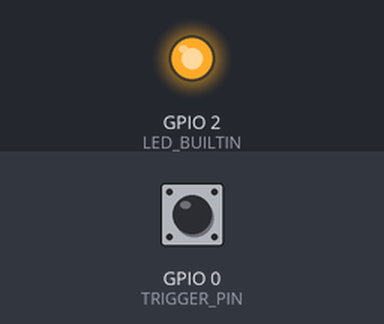
A program run on a simulated ESP8266 (Wemos D1 mini). Parts: output pins drawn as LEDs (lit = HIGH, except the on-board LED, lit = LOW). The test bench sets the inputs (shaded band); at power-on: GPIO 0 (TRIGGER_PIN) HIGH. WiFi joins after 1.5 s; servers stay silent unless stated; storage starts empty; what the program prints to the serial monitor is not drawn.

Above: at 0.1 s.
At 1.6 s:
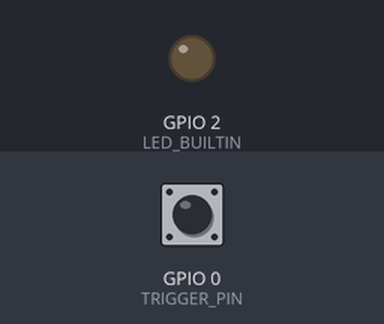
Timing chart, 0 to 3.1 s (numbered marks = the images above):
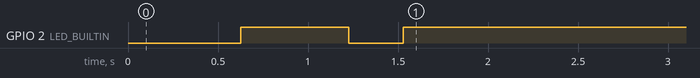

The program:

main.cpp
```cpp
#include <Arduino.h>
#include <ESP8266WiFi.h>
#include <FS.h>
#include <ArduinoOTA.h>

#include <DNSServer.h>        //Local DNS Server used for redirecting all requests to the configuration portal
#include <ESP8266WebServer.h> //Local WebServer used to serve the configuration portal
#include <WiFiManager.h>      //https://github.com/tzapu/WiFiManager WiFi Configuration Magic

//for LED status
#include <Ticker.h>
Ticker ticker;

#include "Config.h"
#include "Ota.h"

#define TRIGGER_PIN 0

// D1 Mini
// Pin Definition                    // comments on Pin Usage:
//#define LED_RED_PIN     16         // D0/GPIO16 the red LED on the NodeMCU 1.0 - wakeup from deepsleep
                                     // D1/GPIO05                  i.e. I2C SCL
                                     // D2/GPIO04 - wakeup high! - i.e. I2C SDA
                                     // D3/GPIO0 - Flash Button
//#define LED_BLUE_PIN    D4         // D4/GPIO2 the blue LED on the ESP-12e - is also Serial1 - could be used for Debug/Serial1.print
                                     // D5/GPIO14 - HSCLK -
                                     // D6/GPIO12 - HMISO -
                                     // D7/GPIO13 - HMOSI -
                                     // D8/GPIO15 - HCS - wakeup low - darf daher nicht mit SS vom PN532 belegt werden! WS2811 geht am ESP: D1 D2 D4 D8 10. Bei D4 leuchtet die blaue LED am ESP permanent // geht nicht am ESP: D0
//serial                             // D9/GPIO03 - RX
//serial                             // D10/GPIO01 - TX
                                     // GPIO09 - macht nur Probleme
                                     // GPIO10 - für out ok


////////////////////////////////////////////////////////////////////////

static bool shouldSaveConfig = false;

void tick()
{
  //toggle state
  int state = digitalRead(LED_BUILTIN); // get the current state of GPIO1 pin
  digitalWrite(LED_BUILTIN, !state);    // set pin to the opposite state
}

void configModeCallback(WiFiManager *myWiFiManager)
{
  Serial.println("Entered config mode");
  Serial.println(WiFi.softAPIP());
  Serial.println(myWiFiManager->getConfigPortalSSID());
}

//callback notifying us of the need to save config
void saveConfigCallback()
{
  Serial.println("Should save config");
  shouldSaveConfig = true;
}

void connectToWifi(WiFiManager &wifiManager, bool autoConnect)
{
  //set led pin as output
  pinMode(LED_BUILTIN, OUTPUT);
  // start ticker with 0.5 because we start in AP mode and try to connect
  ticker.attach(0.6, tick);


  // wifiManager.resetSettings();
  wifiManager.setAPCallback(configModeCallback);
  wifiManager.setSaveConfigCallback(saveConfigCallback);

  // The extra parameters to be configured (can be either global or just in the setup)
  // After connecting, parameter.getValue() will get you the configured value
  // id/name placeholder/prompt default length
  WiFiManagerParameter custom_mqtt_name("name", "mqtt name", String(config.mqttClientName).c_str(), 20);
  WiFiManagerParameter custom_mqtt_server("server", "mqtt server", config.mqttServer.c_str(), 40);
  WiFiManagerParameter custom_mqtt_port("port", "mqtt port", String(config.mqttPort).c_str(), 6);

  //add all your parameters here
  wifiManager.addParameter(&custom_mqtt_server);
  wifiManager.addParameter(&custom_mqtt_port);
  wifiManager.addParameter(&custom_mqtt_name);

  shouldSaveConfig = false;

  if (autoConnect)
  {
    wifiManager.autoConnect();
  }
  else
  {
    wifiManager.startConfigPortal();
  }

  //read updated parameters
  config.mqttServer = custom_mqtt_server.getValue();
  config.mqttClientName = custom_mqtt_name.getValue();
  config.mqttPort = atoi(custom_mqtt_port.getValue());

  //save the custom parameters to FS
  if (shouldSaveConfig)
  {
    saveConfig();
  }

  ticker.detach();
  digitalWrite(LED_BUILTIN, HIGH);
}

////////////////////////////////////////////////////////////////////////

#define PROJECT_NAME "Wifi Base"

void setup()
{

  // put your setup code here, to run once:
  Serial.begin(115200);

  Serial.println("\n Starting");
  Serial.println(PROJECT_NAME);

  //read configuration from FS json
  Serial.println("mounting FS...");

  if (!SPIFFS.begin())
  {
    Serial.println("Failed to mount file system");
    return;
  }

  if (!loadConfig())
  {
    Serial.println("Failed to load config");
  }
  else
  {
    Serial.println("Config loaded");
  }

  WiFiManager wifiManager;
  wifiManager.setDebugOutput(true);

  connectToWifi(wifiManager, true);

  setupOTA();
  delay(10);

  pinMode(TRIGGER_PIN, INPUT);
}

void loop()
{

  loopOTA();

  // is configuration portal requested?
  if (digitalRead(TRIGGER_PIN) == LOW)
  {
    //WiFiManager
    //Local intialization. Once its business is done, there is no need to keep it around
    WiFiManager wifiManager;
    wifiManager.setConfigPortalTimeout(120);
    connectToWifi(wifiManager, false);
  }

  delay(1);
}
```

Ota.cpp
```cpp
#include <Arduino.h>
#include <ArduinoOTA.h>
#include "FS.h"

void setupOTA()
{
    ArduinoOTA.onStart([]() {
        String type;
        if (ArduinoOTA.getCommand() == U_FLASH)
        {
            type = "sketch";
        }
        else // U_SPIFFS
        {
            type = "filesystem";
        }

        // NOTE: if updating SPIFFS this would be the place to unmount SPIFFS using SPIFFS.end()
        SPIFFS.end();
        Serial.println("Start updating " + type);
    });
    ArduinoOTA.onEnd([]() {
        Serial.println("\nEnd");
    });
    ArduinoOTA.onProgress([](unsigned int progress, unsigned int total) {
        Serial.printf("Progress: %u%%\r", (progress / (total / 100)));
    });
    ArduinoOTA.onError([](ota_error_t error) {
        Serial.printf("Error[%u]: ", error);
        if (error == OTA_AUTH_ERROR)
        {
            Serial.println("Auth Failed");
        }
        else if (error == OTA_BEGIN_ERROR)
        {
            Serial.println("Begin Failed");
        }
        else if (error == OTA_CONNECT_ERROR)
        {
            Serial.println("Connect Failed");
        }
        else if (error == OTA_RECEIVE_ERROR)
        {
            Serial.println("Receive Failed");
        }
        else if (error == OTA_END_ERROR)
        {
            Serial.println("End Failed");
        }
    });
    ArduinoOTA.begin();
}

void loopOTA()
{
    ArduinoOTA.handle();
}
```

Ota.h
```cpp
#pragma once

extern void setupOTA();
extern void loopOTA();
```

Config.cpp
```cpp
#include <ArduinoJson.h>
#include "FS.h"
//#include "SPIFFS.h"
#include "Config.h"

Config config;

bool loadConfig()
{
  // start with a sane default
  config.mqttClientName = "ESP" + String(ESP.getChipId());

  File configFile = SPIFFS.open("/config.json", "r");
  if (!configFile)
  {
    Serial.println("Failed to open config file");
    return false;
  }

  DynamicJsonDocument jsonDoc(1024);

  auto error = deserializeJson(jsonDoc, configFile);
  if (error)
  {
    Serial.print(F("deserializeJson() failed with code "));
    Serial.println(error.c_str());
    return false;
  }

  config.mqttServer = String((const char *)jsonDoc["mqttServer"]);
  config.mqttClientName = String((const char *)jsonDoc["mqttClientName"]);
  config.mqttPort = jsonDoc["mqttPort"];

  Serial.print("Loaded serverName: ");
  Serial.println(config.mqttServer);
  Serial.print("Loaded clientName: ");
  Serial.println(config.mqttClientName);

  return true;
}

bool saveConfig()
{

  File configFile = SPIFFS.open("/config.json", "w");
  if (!configFile)
  {
    Serial.println("Failed to open config file for writing");
    return false;
  }

  DynamicJsonDocument doc(1024);

  doc["mqttServer"] = config.mqttServer;
  doc["mqttPort"] = config.mqttPort;
  doc["mqttClientName"] = config.mqttClientName;

  // Serialize JSON to file
  if (serializeJson(doc, configFile) == 0)
  {
    Serial.println(F("Failed to write to file"));
    return false;
  }

  return true;
}
```

Config.h
```cpp
#pragma once

typedef struct
{
  bool doConnect;

  String mqttClientName;
  String mqttServer;
  String mqttTopic;
  int mqttPort = 1883;

} Config;

extern Config config;

extern bool loadConfig();
extern bool saveConfig();
```
